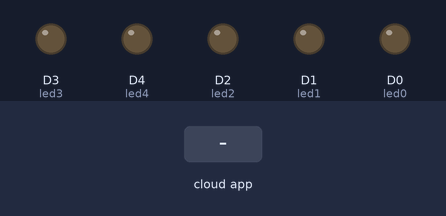
Simulated run of this sketch. Board: ESP8266 (NodeMCU). On the bench: output pins drawn as LEDs (lit = HIGH). Inputs (shaded band) come from the test bench. WiFi joins after 1.5 s; servers stay silent unless stated.

Above: at 2.7 s.
2.8 s: the phone or cloud app sets led_D0 to 1
At 3.4 s:
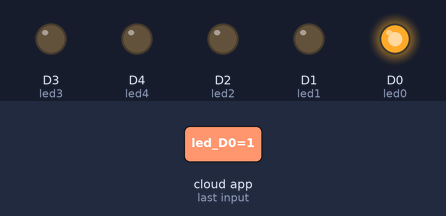
4.5 s: the phone or cloud app sets led_D1 to 1
At 5.7 s:
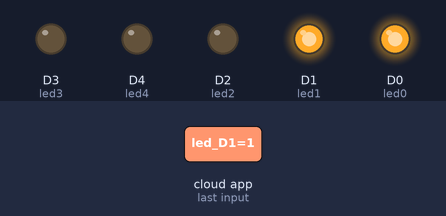
6.0 s: the phone or cloud app sets led_D2 to 1
At 6.9 s:
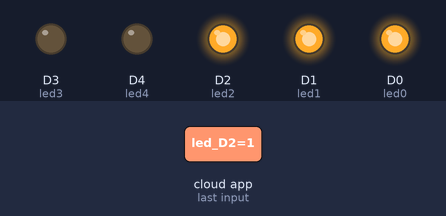
7.5 s: the phone or cloud app sets led_D3 to 1
At 8.0 s:
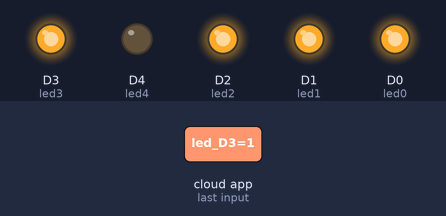
9.0 s: the phone or cloud app sets led_D4 to 1
At 10.2 s:
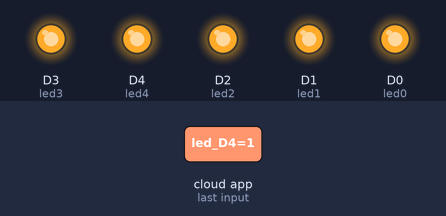
10.5 s: the phone or cloud app sets led_D0 to 0
At 11.5 s:
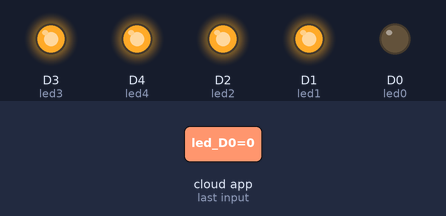
Timing chart, 0 to 13.0 s (numbered marks = the images above; inputs shaded):
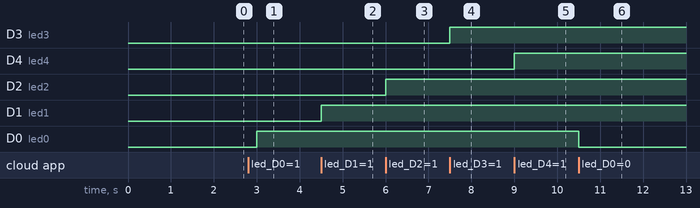

The sketch:

1_-_Prova_IOT_dec16a.ino
```cpp
#include "arduino_secrets.h"
#include "thingProperties.h"

const int led0 = D0;
const int led1 = D1;
const int led2 = D2;
const int led3 = D3;
const int led4 = D4;

void setup() {
  Serial.begin(9600);
  delay(1500);

  initProperties();

  ArduinoCloud.begin(ArduinoIoTPreferredConnection);

  setDebugMessageLevel(2);
  ArduinoCloud.printDebugInfo();

  pinMode(led0, OUTPUT);
  pinMode(led1, OUTPUT);
  pinMode(led2, OUTPUT);
  pinMode(led3, OUTPUT);
  pinMode(led4, OUTPUT);
}

void loop() {
  ArduinoCloud.update();
}

void onLedD0Change()  {
  digitalWrite(led0, led_D0 ? HIGH : LOW);
}

void onLedD1Change()  {
  digitalWrite(led1, led_D1 ? HIGH : LOW);
}

void onLedD2Change()  {
  digitalWrite(led2, led_D2 ? HIGH : LOW);
}

void onLedD3Change()  {
  digitalWrite(led3, led_D3 ? HIGH : LOW);
}

void onLedD4Change()  {
  digitalWrite(led4, led_D4 ? HIGH : LOW);
}
```

arduino_secrets.h
```cpp
#define SECRET_DEVICE_KEY ""
#define SECRET_OPTIONAL_PASS ""
#define SECRET_SSID ""
```

thingProperties.h
```cpp
// Code generated by Arduino IoT Cloud, DO NOT EDIT.

#include <ArduinoIoTCloud.h>
#include <Arduino_ConnectionHandler.h>

const char DEVICE_LOGIN_NAME[]  = "8f4af089-c6d4-4ce2-8ff3-059d937c57af";

const char SSID[]               = SECRET_SSID;    // Network SSID (name)
const char PASS[]               = SECRET_OPTIONAL_PASS;    // Network password (use for WPA, or use as key for WEP)
const char DEVICE_KEY[]  = SECRET_DEVICE_KEY;    // Secret device password

void onLedD0Change();
void onLedD1Change();
void onLedD2Change();
void onLedD3Change();
void onLedD4Change();

bool led_D0;
bool led_D1;
bool led_D2;
bool led_D3;
bool led_D4;

void initProperties(){

  ArduinoCloud.setBoardId(DEVICE_LOGIN_NAME);
  ArduinoCloud.setSecretDeviceKey(DEVICE_KEY);
  ArduinoCloud.addProperty(led_D0, READWRITE, 1 * SECONDS, onLedD0Change);
  ArduinoCloud.addProperty(led_D1, READWRITE, 1 * SECONDS, onLedD1Change);
  ArduinoCloud.addProperty(led_D2, READWRITE, 1 * SECONDS, onLedD2Change);
  ArduinoCloud.addProperty(led_D3, READWRITE, 1 * SECONDS, onLedD3Change);
  ArduinoCloud.addProperty(led_D4, READWRITE, 1 * SECONDS, onLedD4Change);

}

WiFiConnectionHandler ArduinoIoTPreferredConnection(SSID, PASS);
```

Measured:
- after the input at 2.8 s, D0 (led0): LOW → HIGH after 0.20 s
- after the input at 4.5 s, D1 (led1): LOW → HIGH at once
- after the input at 6.0 s, D2 (led2): LOW → HIGH at once
- after the input at 7.5 s, D3 (led3): LOW → HIGH at once
- after the input at 9.0 s, D4 (led4): LOW → HIGH at once
- after the input at 10.5 s, D0 (led0): HIGH → LOW at once
